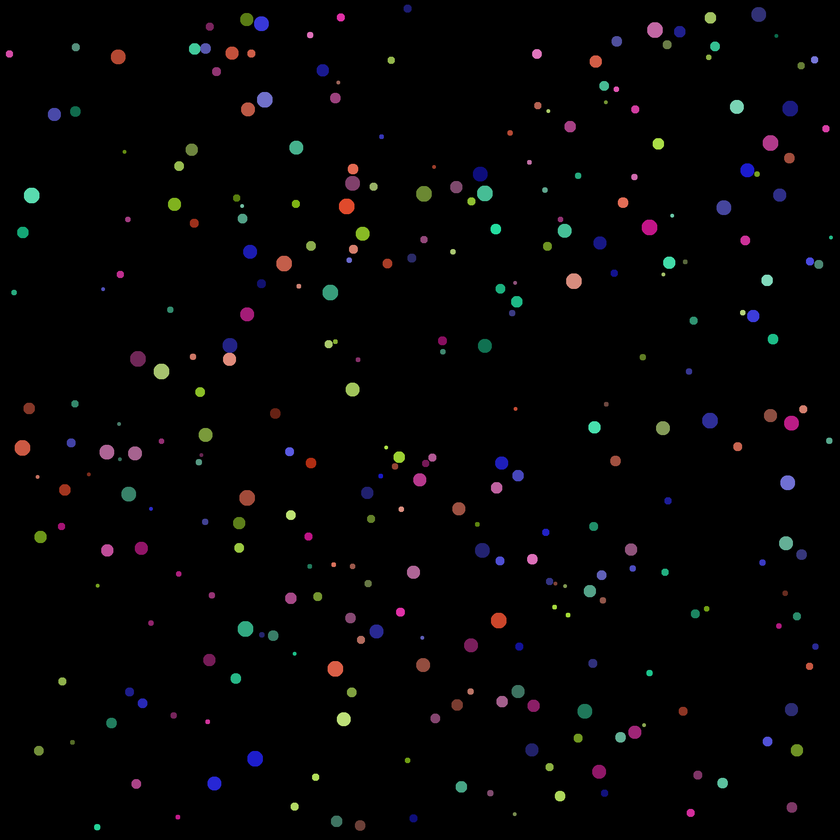
#> input picture practices/color_balls/balls.png, 840 x 840 px, shrunk from 2000 x 2000 before the run
$ python color_balls.py
#> lines starting #> are read from the running program, lines starting #| are printed output that depends on the picture
import matplotlib.pyplot as plt
import numpy as np
from skimage import color


def get_colors(hsv):
    arr = np.unique(hsv[:, :, 0])
    return np.diff(arr)

image = plt.imread('balls.png')
#> image is the input picture: shape (840, 840, 3) float32; mean R, G, B 0.0163, 0.0144, 0.0162

image_hsv = color.rgb2hsv(image)
#> image_hsv: shape (840, 840, 3) float32; mean of channels 0, 1, 2 0.0266, 0.039, 0.0238
unique_hsv = np.unique(image_hsv[:, :, 0])
#> unique_hsv = 1956 values from 0 to 0.996

print(get_colors(image_hsv))
#> (printed output is left out)

# plt.subplot(121)
# plt.imshow(image_hsv)
# plt.subplot(122)
plt.plot(unique_hsv, 'o')
plt.plot(np.diff(unique_hsv))
plt.show()
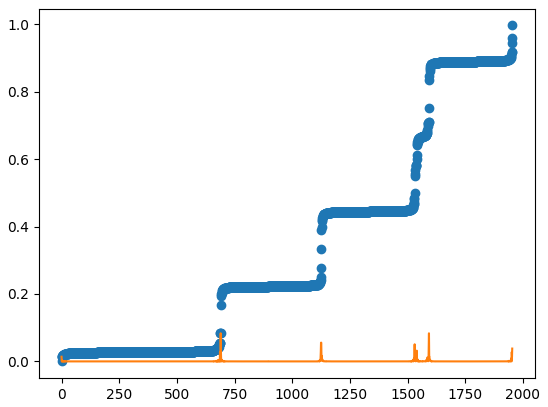
#> figure drawn by matplotlib, 1 panel; curve peaks at x = 1955, y = 0.996; curve peaks at x = 690, y = 0.0833
